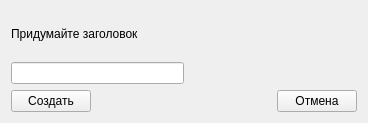
<?xml version="1.0" encoding="UTF-8"?>
<ui version="4.0">
 <class>windowCreatedList</class>
 <widget class="QWidget" name="windowCreatedList">
  <property name="geometry">
   <rect>
    <x>0</x>
    <y>0</y>
    <width>368</width>
    <height>123</height>
   </rect>
  </property>
  <property name="minimumSize">
   <size>
    <width>368</width>
    <height>123</height>
   </size>
  </property>
  <property name="maximumSize">
   <size>
    <width>368</width>
    <height>123</height>
   </size>
  </property>
  <property name="windowTitle">
   <string>Form</string>
  </property>
  <layout class="QVBoxLayout" name="verticalLayout_3">
   <item>
    <layout class="QVBoxLayout" name="verticalLayout_2">
     <item>
      <layout class="QVBoxLayout" name="verticalLayout">
       <item>
        <layout class="QHBoxLayout" name="horizontalLayout_2">
         <item>
          <widget class="QLabel" name="label">
           <property name="text">
            <string>Придумайте заголовок</string>
           </property>
          </widget>
         </item>
         <item>
          <spacer name="horizontalSpacer_2">
           <property name="orientation">
            <enum>Qt::Horizontal</enum>
           </property>
           <property name="sizeHint" stdset="0">
            <size>
             <width>40</width>
             <height>20</height>
            </size>
           </property>
          </spacer>
         </item>
        </layout>
       </item>
       <item>
        <layout class="QHBoxLayout" name="horizontalLayout_3">
         <item>
          <widget class="QLineEdit" name="editTitleList"/>
         </item>
         <item>
          <spacer name="horizontalSpacer_3">
           <property name="orientation">
            <enum>Qt::Horizontal</enum>
           </property>
           <property name="sizeHint" stdset="0">
            <size>
             <width>40</width>
             <height>20</height>
            </size>
           </property>
          </spacer>
         </item>
        </layout>
       </item>
      </layout>
     </item>
     <item>
      <layout class="QHBoxLayout" name="horizontalLayout">
       <item>
        <widget class="QPushButton" name="buttonCrated">
         <property name="text">
          <string>Создать</string>
         </property>
        </widget>
       </item>
       <item>
        <spacer name="horizontalSpacer">
         <property name="orientation">
          <enum>Qt::Horizontal</enum>
         </property>
         <property name="sizeHint" stdset="0">
          <size>
           <width>40</width>
           <height>20</height>
          </size>
         </property>
        </spacer>
       </item>
       <item>
        <widget class="QPushButton" name="buttonCancel">
         <property name="text">
          <string>Отмена</string>
         </property>
        </widget>
       </item>
      </layout>
     </item>
    </layout>
   </item>
  </layout>
 </widget>
 <resources/>
 <connections/>
</ui>
